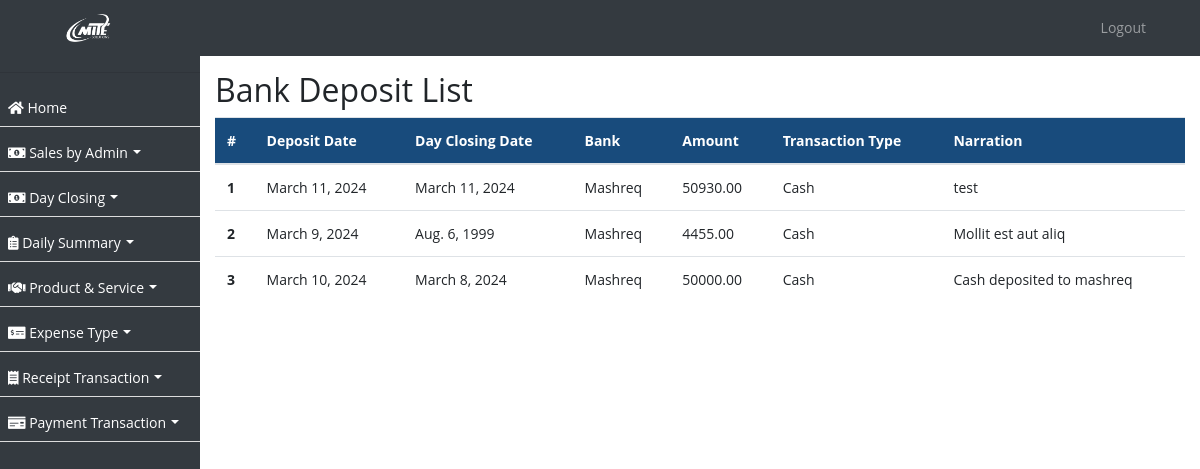
Page /bank-deposit/ on the committed database.
### ezshopapp/models.py (models this page shows, shortened)
class BankDeposit(models.Model):
    date = models.DateField()
    deposit_date = models.DateField(null=True, blank=True)
    amount = models.DecimalField(max_digits=10, decimal_places=2)
    transaction_type = models.CharField(max_length=20)
    narration = models.TextField()
    bank = models.ForeignKey(Bank, on_delete=models.CASCADE, null=True, blank=True)  # ForeignKey to Bank model
    created_on = models.DateTimeField(auto_now_add=True, null=True)

class Bank(models.Model):
    name = models.CharField(max_length=255)
    account_number = models.CharField(max_length=50)
    opening_balance = models.DecimalField(max_digits=10, decimal_places=2)
    created_on = models.DateTimeField(auto_now_add=True, null=True)

### ezshopapp/views.py (the view)
# urls.py: path('bank-deposit/', BankDepositListView.as_view(), name='bank_deposit_list'),
class BankDepositListView(ListView):
    model = BankDeposit
    template_name = 'bank_deposit_list.html'
    def get_queryset(self):
        return BankDeposit.objects.order_by('-created_on')

### ezshopapp/templates/bank_deposit_list.html (shortened to what this page needs)
{% extends 'base.html' %}
{% block content %}
  <h2>Bank Deposit List</h2>
  <table class="table">
    <thead>
      <tr>
        <th scope="col">#</th>
        <th scope="col">Deposit Date</th>
        <th scope="col">Day Closing Date</th>
        <th scope="col">Bank</th>
        <th scope="col">Amount</th>
        <th scope="col">Transaction Type</th>
        <th scope="col">Narration</th>
      </tr>
    </thead>
    <tbody>
      {% for bank_deposit in object_list %}
        <tr>
          <th scope="row">{{ forloop.counter }}</th>
          <td>{{ bank_deposit.date }}</td>
          <td>{{ bank_deposit.deposit_date }}</td>
          <td>{{ bank_deposit.bank.name }}</td>
          <td>{{ bank_deposit.amount }}</td>
          <td>{{ bank_deposit.transaction_type }}</td>
          <td>{{ bank_deposit.narration }}</td>
        </tr>
      {% endfor %}
    </tbody>
  </table>
{% endblock %}

### ezshopapp/templates/base.html (style rules this page uses)
body, p, h1, h2, h3, h4, h5, h6, a, li, label, input, div, span, small { font-family: "Open Sans", sans-serif !important; }
body, p, a, li, li>a { font-size:14px !important; }
body { padding-top: 56px; background-color: #ffffff !important; }
table thead { border-radius: 5px !important; }
table thead th { vertical-align: bottom; border-bottom: 2px solid #dee2e6; background-color: #184b7c !important; color: #fff !important; }
tbody { border-bottom: 0px !important; }
table { border:1px !important; }
div>.table-responsive, table, table>thead { border-radius: 10px !important; }

### rows in the picture
BankDeposit: date "March 11, 2024", deposit_date "March 11, 2024", bank.name "Mashreq", amount "50930.00", transaction_type "Cash", narration "test"
BankDeposit: date "March 9, 2024", deposit_date "Aug. 6, 1999", bank.name "Mashreq", amount "4455.00", transaction_type "Cash", narration "Mollit est aut aliq"
BankDeposit: date "March 10, 2024", deposit_date "March 8, 2024", bank.name "Mashreq", amount "50000.00", transaction_type "Cash", narration "Cash deposited to mashreq"
